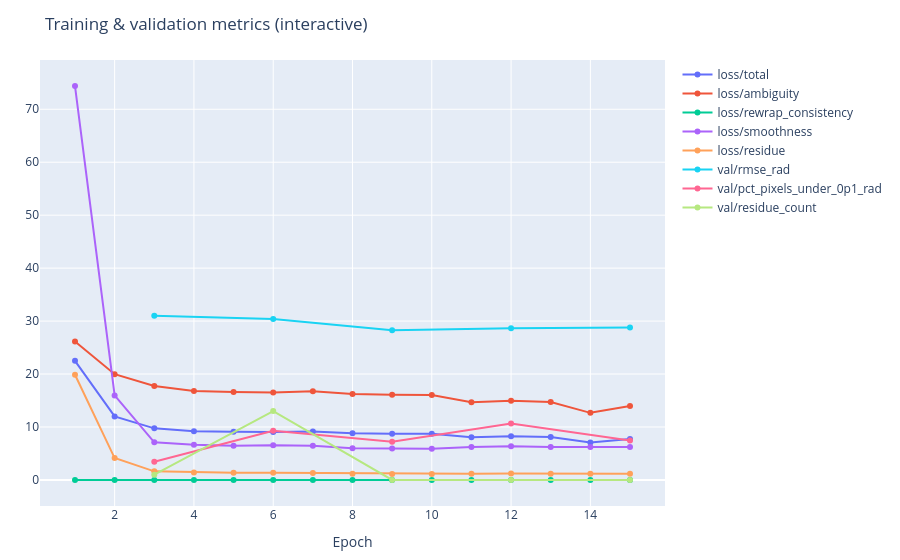

Source (notebook cell):
### Code cell
# Interactive Plotly version of the same curves.
metric_series = {k: tuple(zip(*v)) for k, v in history.items() if k.startswith("loss/") or k.startswith("val/")}
fig_curves = charts.plot_multi_metric_curves(metric_series, title="Training & validation metrics (interactive)")
fig_curves.show()

### Figure 1 — Plotly figure (JSON) as saved in the notebook; plotly's stock layout.template omitted (floating-point values rounded to 4 significant figures)
{"data": [{"mode": "lines+markers", "name": "loss/total", "type": "scatter", "x": [1, 2, 3, 4, 5, 6, 7, 8, 9, 10, 11, 12, 13, 14, 15], "y": [22.5, 12.0, 9.742, 9.199, 9.094, 9.043, 9.162, 8.839, 8.744, 8.733, 8.07, 8.244, 8.098, 7.075, 7.725]}, {"mode": "lines+markers", "name": "loss/ambiguity", "type": "scatter", "x": [1, 2, 3, 4, 5, 6, 7, 8, 9, 10, 11, 12, 13, 14, 15], "y": [26.14, 19.97, 17.74, 16.78, 16.63, 16.5, 16.77, 16.25, 16.08, 16.06, 14.66, 14.98, 14.72, 12.67, 13.97]}, {"mode": "lines+markers", "name": "loss/rewrap_consistency", "type": "scatter", "x": [1, 2, 3, 4, 5, 6, 7, 8, 9, 10, 11, 12, 13, 14, 15], "y": [6.863e-13, 2.02e-13, 8.804e-14, 5.235e-14, 5.825e-14, 7.908e-14, 7.366e-14, 6.721e-14, 7.404e-14, 7.638e-14, 1.195e-13, 1.355e-13, 1.232e-13, 1.23e-13, 1.404e-13]}, {"mode": "lines+markers", "name": "loss/smoothness", "type": "scatter", "x": [1, 2, 3, 4, 5, 6, 7, 8, 9, 10, 11, 12, 13, 14, 15], "y": [74.39, 15.97, 7.112, 6.663, 6.464, 6.574, 6.459, 5.972, 5.919, 5.904, 6.228, 6.346, 6.224, 6.208, 6.234]}, {"mode": "lines+markers", "name": "loss/residue", "type": "scatter", "x": [1, 2, 3, 4, 5, 6, 7, 8, 9, 10, 11, 12, 13, 14, 15], "y": [19.87, 4.133, 1.621, 1.429, 1.345, 1.349, 1.314, 1.151, 1.134, 1.126, 1.19, 1.216, 1.176, 1.171, 1.186]}, {"mode": "lines+markers", "name": "val/rmse_rad", "type": "scatter", "x": [3, 6, 9, 12, 15], "y": [31.02, 30.41, 28.28, 28.66, 28.79]}, {"mode": "lines+markers", "name": "val/pct_pixels_under_0p1_rad", "type": "scatter", "x": [3, 6, 9, 12, 15], "y": [3.452, 9.279, 7.229, 10.64, 7.429]}, {"mode": "lines+markers", "name": "val/residue_count", "type": "scatter", "x": [3, 6, 9, 12, 15], "y": [1, 13, 0, 0, 0]}], "layout": {"margin": {"b": 40, "l": 40, "r": 20, "t": 60}, "title": {"text": "Training & validation metrics (interactive)"}, "xaxis": {"title": {"text": "Epoch"}}}}
